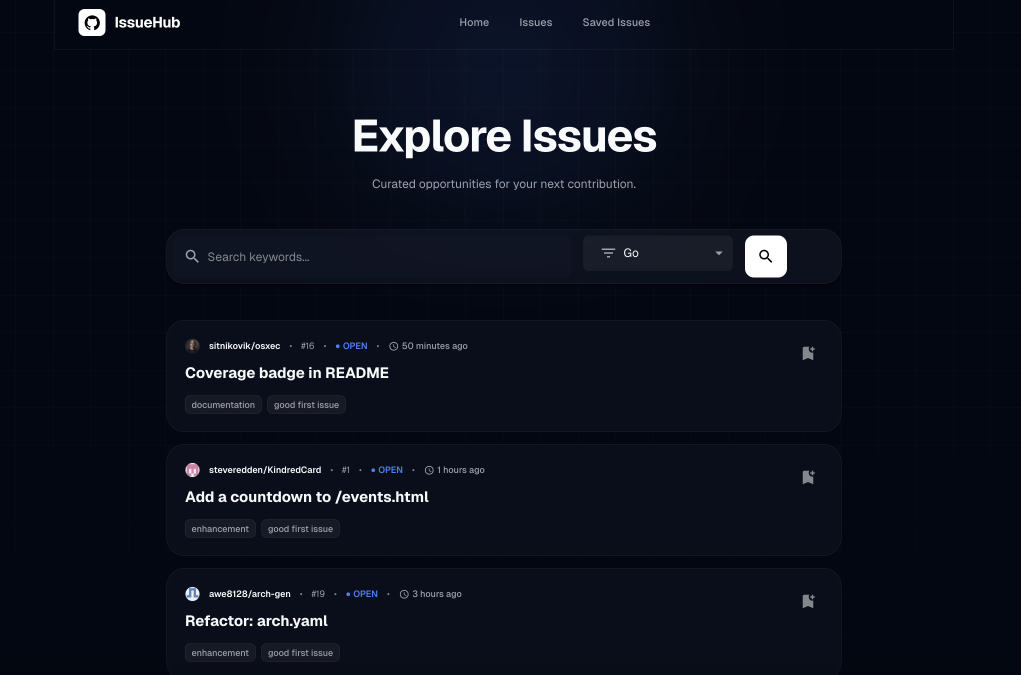
#> input picture articles/assets/IssueHub/example.png, 2042 x 1350 px (shown at 1/2 size)
$ python gen_cover_image.py ../articles/assets/IssueHub/example.png out.png
#> lines starting #> are read from the running program, lines starting #| are printed output that depends on the picture
import argparse
from pathlib import Path
from typing import Tuple
from PIL import Image


def create_devto_cover(
    input_path: Path,
    output_path: Path,
    target_size: Tuple[int, int] = (1000, 420),
    bg_color: Tuple[int, int, int] = (0, 0, 0),
) -> None:
    """
    Resizes an image to fit the dev.to cover image dimensions, padding with a background color.

    :param input_path: Path to the input image.
    :param output_path: Path to save the output image.
    :param target_size: Target dimensions (width, height) - dev.to recommendation is 1000x420.
    :param bg_color: Background color (R, G, B) - Default is black.
    """
#> called with target_size = (1000, 420), bg_color = (0, 0, 0)

    if not input_path.exists():
        print(f"Error: File '{input_path}' not found.")
        return

    try:
        with Image.open(input_path) as original_img:
            # Create the target canvas (filled with background color)
#> original_img is the input picture: PIL image 2042x1350 RGBA; mean R, G, B, A 11.4, 15.6, 27, 255
            canvas = Image.new("RGB", target_size, bg_color)
#> canvas: PIL image 1000x420 RGB; every value is 0
            target_w, target_h = target_size

            # Original image size
            orig_w, orig_h = original_img.size
#> orig_w = 2042; orig_h = 1350

            # Calculate resize ratio (fit within target)
            ratio = min(target_w / orig_w, target_h / orig_h)
#> ratio = 0.311
            new_size = (int(orig_w * ratio), int(orig_h * ratio))
#> new_size = (635, 420)

            # Resize the image (LANCZOS is a high-quality resampling filter)
            resized_img = original_img.resize(new_size, Image.Resampling.LANCZOS)
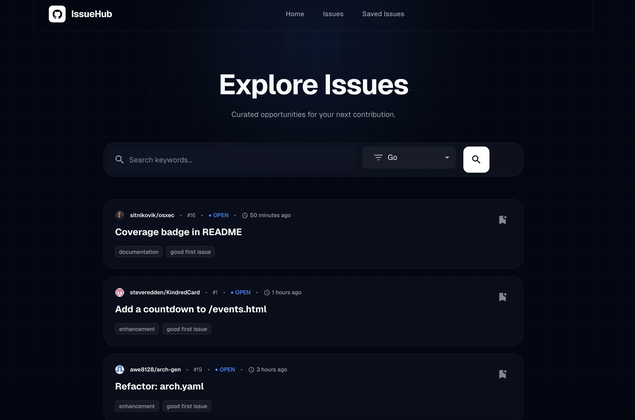
#> resized_img: PIL image 635x420 RGBA; mean R, G, B, A 11.4, 15.6, 26.9, 255

            # Calculate coordinates to center the image
            paste_x = (target_w - new_size[0]) // 2
#> paste_x = 182
            paste_y = (target_h - new_size[1]) // 2
#> paste_y = 0

            # Paste onto the canvas
            canvas.paste(resized_img, (paste_x, paste_y))
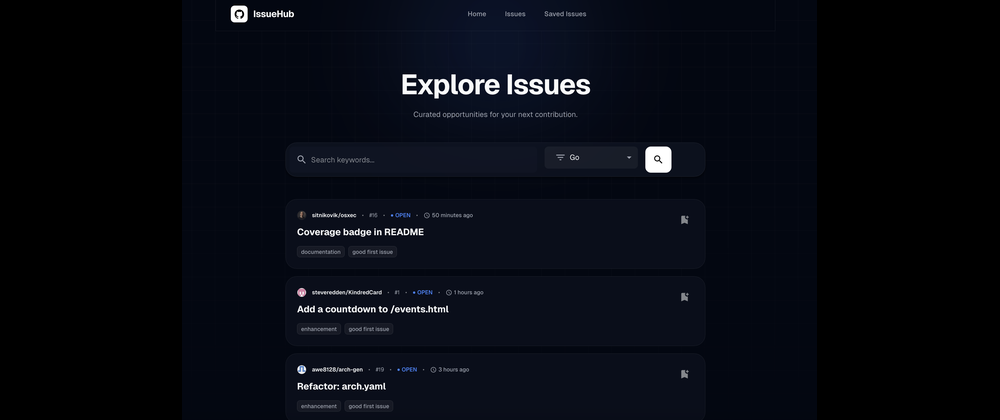
#> canvas: PIL image 1000x420 RGB; mean R, G, B 7.2, 9.9, 17.1

            # Save
            # Ensure output directory exists
            output_path.parent.mkdir(parents=True, exist_ok=True)
            canvas.save(output_path, "PNG")
            print(f"Success: Created '{output_path}'. Size: {target_size}")

    except Exception as e:
        print(f"Error processing image: {e}")


if __name__ == "__main__":
    parser = argparse.ArgumentParser(description="Generate a cover image for dev.to.")
    parser.add_argument("input", type=Path, help="Path to the input image")
    parser.add_argument("output", type=Path, help="Path to the output image")
    parser.add_argument(
        "--bg", nargs=3, type=int, default=[0, 0, 0], help="Background color (R G B)"
    )

    args = parser.parse_args()

    create_devto_cover(args.input, args.output, bg_color=tuple(args.bg))
